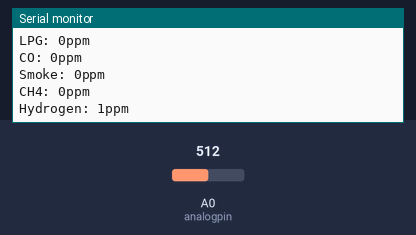
The sketch below on a simulated ESP8266 (NodeMCU). On the bench: the last lines printed to the serial monitor. The inputs (shaded band) are chosen by the test bench; at power-on: A0 (analogpin) = 512.

Above: at 1.2 s.
1.3 s: A0 (analogpin) set to 716
At 2.0 s:
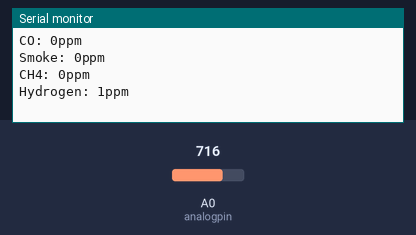
4.3 s: A0 (analogpin) set to 900
At 6.69 s:
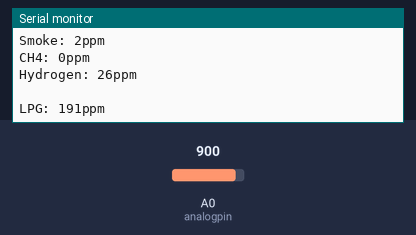
Timing chart, 0 to 8.2 s (numbered marks = the images above; inputs shaded):
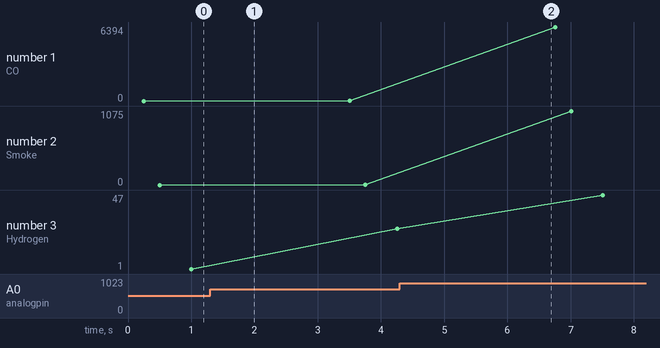

The sketch:

reading_mq_sensors_3l_mux16.ino
```cpp
//Multiplexer definitions
#define     S0                          D0
#define     S1                          D1
#define     S2                          D2
#define     S3                          D3
#define     analogpin                   A0
///////////////////////////////////////////////////////////////////////////////////
//MQ Gas sensors definitions
int         MQ_PIN                =     analogpin; //MQ Pin designation in calculation

int         RL_VALUE              =     10;                              //load resistance on the board, in kilo ohms
float       Ro;                                    //Ro is extracted from calibratiom
float       GAS[3];                                //Targeted gas

int         READ_SAMPLE_INTERVAL  =      50;      //number of samples in normal operation
int         READ_SAMPLE_TIMES     =      5;       //time interval(in millisecond) between each samples in normal operation

/*****************************Globals***********************************************/
float       LPGCurve[3]           =      {2.3,0.20,-0.46};     //calibration curve of LPG from the MQ2 datasheet, Curve data format:{ x, y, slope}
float       COCurve[3]            =      {2.3,0.72,-0.34};     //calibration curve of CO from the MQ2 datasheet
float       SmokeCurve[3]         =      {2.3,0.53,-0.44};     //calibration curve of Smoke from the MQ2 datasheet
float       CH4Curve[3]           =      {3.3, 0,  -0.38};     //calibration curve of CH4 from the MQ6 datasheet
float       H2Curve[3]            =      {2.3,0.93,-1.44};     //calibration curve of H2 from the MQ8 datasheet

/****************** MQResistanceCalculation ****************************************/
float MQResistanceCalculation(int raw_adc) {
  return (((float)RL_VALUE*(1023-raw_adc)/raw_adc));
}

/*****************************  MQRead *********************************************/
float MQRead(int mq_pin) {
  int i;
  float rs=0;

  for (i=0;i<READ_SAMPLE_TIMES;i++) {
    rs += MQResistanceCalculation(analogRead(mq_pin));
    delay(READ_SAMPLE_INTERVAL);
  }

  rs = rs/READ_SAMPLE_TIMES;

  return rs;
}

/*****************************  MQGetPercentage **********************************/
int  MQGetPercentage(float rs_ro_ratio, float *pcurve) {
  return (pow(10,( ((log(rs_ro_ratio)-pcurve[1])/pcurve[2]) + pcurve[0])));
}
///////////////////////////////////////////////////////////////////////////////////
void setup() {

  pinMode(analogpin, INPUT);
  pinMode(S0,OUTPUT);
  pinMode(S1,OUTPUT);
  pinMode(S2,OUTPUT);
  pinMode(S3,OUTPUT);

  Serial.begin(115200);

}

void loop() {

  digitalWrite(S0,LOW);
  digitalWrite(S1,LOW);
  digitalWrite(S2,LOW);
  digitalWrite(S3,LOW); {
    //Serial.print("2#MQ2: ");
    Ro = 1.11;
    Serial.print( "LPG: " );
    Serial.print(MQGetPercentage(MQRead(MQ_PIN)/Ro,LPGCurve));
    Serial.println( "ppm" );
    Serial.print( "CO: " );
    Serial.print(MQGetPercentage(MQRead(MQ_PIN)/Ro,COCurve));
    Serial.println( "ppm" );
    Serial.print( "Smoke: " );
    Serial.print(MQGetPercentage(MQRead(MQ_PIN)/Ro,SmokeCurve));
    Serial.println( "ppm" );
  }

  digitalWrite(S0,HIGH);
  digitalWrite(S1,LOW);
  digitalWrite(S2,LOW);
  digitalWrite(S3,LOW); {
   //Serial.print("2#MQ6: ");
   Ro = 0.54;
   Serial.print( "CH4: " );
   Serial.print(MQGetPercentage(MQRead(MQ_PIN)/Ro,CH4Curve));
   Serial.println( "ppm" );
  }

  digitalWrite(S0,LOW);
  digitalWrite(S1,HIGH);
  digitalWrite(S2,LOW);
  digitalWrite(S3,LOW); {
    //Serial.print("3#MQ8: ");
    Ro = 0.22;
    Serial.print( "Hydrogen: " );
    Serial.print(MQGetPercentage(MQRead(MQ_PIN)/Ro,H2Curve));
    Serial.println( "ppm" );
  }
  Serial.println( " " );
  delay(2000);

  }
```

Measured:
- after the input at 4.3 s, the serial monitor: prints a new line after 2.2 s (image 2)
- plotted number 1: 0 → 2 after the input at 1.3 s, 2 → 6394 after the input at 4.3 s
- plotted number 2: 0 → 2 after the input at 1.3 s, 2 → 1075 after the input at 4.3 s
- plotted number 3: 1 → 26 after the input at 1.3 s, 26 → 47 after the input at 4.3 s
